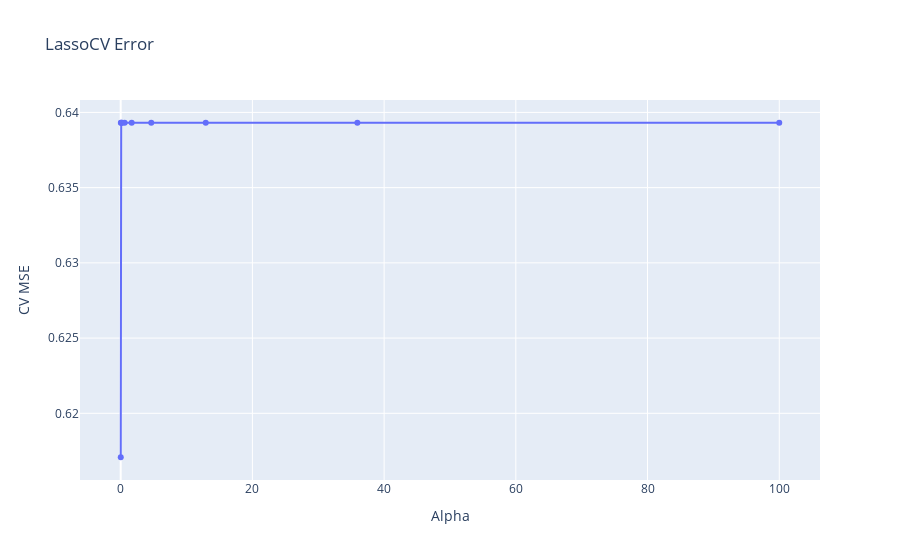

The notebook cell saved with this chart:
### Code cell
fig = go.Figure()
fig.add_trace(go.Scatter(x=alphas, y=cv_values,
                         mode="lines+markers", name="CV"))
fig.update_layout(title='LassoCV Error',
                  xaxis_title="Alpha", yaxis_title="CV MSE")

### Figure 1 — Plotly figure (JSON) as saved in the notebook; plotly's stock layout.template omitted (floating-point values rounded to 4 significant figures)
{"data": [{"mode": "lines+markers", "name": "CV", "type": "scatter", "x": [0.01, 0.02783, 0.07743, 0.2154, 0.5995, 1.668, 4.642, 12.92, 35.94, 100], "y": [0.6171, 0.6393, 0.6393, 0.6393, 0.6393, 0.6393, 0.6393, 0.6393, 0.6393, 0.6393]}], "layout": {"title": {"text": "LassoCV Error"}, "xaxis": {"title": {"text": "Alpha"}}, "yaxis": {"title": {"text": "CV MSE"}}}}
